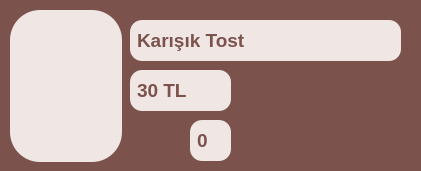
          <widget class="QGroupBox" name="gb_karisik_tost">
           <property name="minimumSize">
            <size>
             <width>421</width>
             <height>171</height>
            </size>
           </property>
           <property name="maximumSize">
            <size>
             <width>421</width>
             <height>171</height>
            </size>
           </property>
           <property name="styleSheet">
            <string notr="true">QGroupBox {
    background-color:  #7b524c;
    color: #7b524c;
    border-radius: 12px;
    font-size: 14pt;
    padding: 5px;
}</string>
           </property>
           <property name="title">
            <string>GroupBox</string>
           </property>
           <widget class="QLineEdit" name="le_urun_adi_adedi_karisik_market">
            <property name="enabled">
             <bool>false</bool>
            </property>
            <property name="geometry">
             <rect>
              <x>130</x>
              <y>20</y>
              <width>271</width>
              <height>41</height>
             </rect>
            </property>
            <property name="font">
             <font>
              <pointsize>14</pointsize>
              <weight>75</weight>
              <bold>true</bold>
             </font>
            </property>
            <property name="styleSheet">
             <string notr="true">QLineEdit {
    background-color: #f0e6e4;
    color: #7b524c;
    border-radius: 12px;
    font-size: 14pt;
    padding: 5px;
	bond;
}</string>
            </property>
            <property name="text">
             <string>Karışık Tost</string>
            </property>
           </widget>
           <widget class="QLineEdit" name="le_urun_fiyati_adedi_karisik_market">
            <property name="enabled">
             <bool>false</bool>
            </property>
            <property name="geometry">
             <rect>
              <x>130</x>
              <y>70</y>
              <width>101</width>
              <height>41</height>
             </rect>
            </property>
            <property name="font">
             <font>
              <pointsize>14</pointsize>
              <weight>75</weight>
              <bold>true</bold>
             </font>
            </property>
            <property name="styleSheet">
             <string notr="true">QLineEdit {
    background-color: #f0e6e4;
    color: #7b524c;
    border-radius: 12px;
    font-size: 14pt;
    padding: 5px;
	bond;
}</string>
            </property>
            <property name="text">
             <string>30 TL</string>
            </property>
           </widget>
           <widget class="QPushButton" name="btn_urun_adedi_eksiltme_karisik_tost_market">
            <property name="geometry">
             <rect>
              <x>130</x>
              <y>120</y>
              <width>51</width>
              <height>41</height>
             </rect>
            </property>
            <property name="styleSheet">
             <string notr="true">QPushButton {
    background-color: rgba(0, 0, 0, 0);
    border: none;
}</string>
            </property>
            <property name="text">
             <string/>
            </property>
            <property name="icon">
             <iconset>
              <normaloff>icon/minus.png</normaloff>icon/minus.png</iconset>
            </property>
            <property name="iconSize">
             <size>
              <width>40</width>
              <height>40</height>
             </size>
            </property>
           </widget>
           <widget class="QPushButton" name="btn_urun_adedi_arttirma_karisik_tost_market">
            <property name="geometry">
             <rect>
              <x>240</x>
              <y>120</y>
              <width>51</width>
              <height>41</height>
             </rect>
            </property>
            <property name="styleSheet">
             <string notr="true">QPushButton {
    background-color: rgba(0, 0, 0, 0);
    border: none;
}</string>
            </property>
            <property name="text">
             <string/>
            </property>
            <property name="icon">
             <iconset>
              <normaloff>icon/add.png</normaloff>icon/add.png</iconset>
            </property>
            <property name="iconSize">
             <size>
              <width>40</width>
              <height>40</height>
             </size>
            </property>
           </widget>
           <widget class="QLineEdit" name="le_urun_adedi_karisik_tost_market">
            <property name="enabled">
             <bool>false</bool>
            </property>
            <property name="geometry">
             <rect>
              <x>190</x>
              <y>120</y>
              <width>41</width>
              <height>41</height>
             </rect>
            </property>
            <property name="font">
             <font>
              <pointsize>14</pointsize>
              <weight>75</weight>
              <bold>true</bold>
             </font>
            </property>
            <property name="styleSheet">
             <string notr="true">QLineEdit {
    background-color: #f0e6e4;
    color: #7b524c;
    border-radius: 12px;
    font-size: 14pt;
    padding: 5px;
	bond;
}</string>
            </property>
            <property name="text">
             <string>0</string>
            </property>
           </widget>
           <widget class="QPushButton" name="btn_urun_arka_plani_karisik_tost_market">
            <property name="enabled">
             <bool>false</bool>
            </property>
            <property name="geometry">
             <rect>
              <x>10</x>
              <y>10</y>
              <width>112</width>
              <height>152</height>
             </rect>
            </property>
            <property name="minimumSize">
             <size>
              <width>0</width>
              <height>0</height>
             </size>
            </property>
            <property name="maximumSize">
             <size>
              <width>100000</width>
              <height>1000000</height>
             </size>
            </property>
            <property name="palette">
             <palette>
              <active>
               <colorrole role="WindowText">
                <brush brushstyle="SolidPattern">
                 <color alpha="255">
                  <red>252</red>
                  <green>237</green>
                  <blue>214</blue>
                 </color>
                </brush>
               </colorrole>
               <colorrole role="Button">
                <brush brushstyle="SolidPattern">
                 <color alpha="255">
                  <red>240</red>
                  <green>230</green>
                  <blue>228</blue>
                 </color>
                </brush>
               </colorrole>
               <colorrole role="Text">
                <brush brushstyle="SolidPattern">
                 <color alpha="255">
                  <red>252</red>
                  <green>237</green>
                  <blue>214</blue>
                 </color>
                </brush>
               </colorrole>
               <colorrole role="ButtonText">
                <brush brushstyle="SolidPattern">
                 <color alpha="255">
                  <red>252</red>
                  <green>237</green>
                  <blue>214</blue>
                 </color>
                </brush>
               </colorrole>
               <colorrole role="Base">
                <brush brushstyle="SolidPattern">
                 <color alpha="255">
                  <red>240</red>
                  <green>230</green>
                  <blue>228</blue>
                 </color>
                </brush>
               </colorrole>
               <colorrole role="Window">
                <brush brushstyle="SolidPattern">
                 <color alpha="255">
                  <red>240</red>
                  <green>230</green>
                  <blue>228</blue>
                 </color>
                </brush>
               </colorrole>
              </active>
              <inactive>
               <colorrole role="WindowText">
                <brush brushstyle="SolidPattern">
                 <color alpha="255">
                  <red>252</red>
                  <green>237</green>
                  <blue>214</blue>
                 </color>
                </brush>
               </colorrole>
               <colorrole role="Button">
                <brush brushstyle="SolidPattern">
                 <color alpha="255">
                  <red>240</red>
                  <green>230</green>
                  <blue>228</blue>
                 </color>
                </brush>
               </colorrole>
               <colorrole role="Text">
                <brush brushstyle="SolidPattern">
                 <color alpha="255">
                  <red>252</red>
                  <green>237</green>
                  <blue>214</blue>
                 </color>
                </brush>
               </colorrole>
               <colorrole role="ButtonText">
                <brush brushstyle="SolidPattern">
                 <color alpha="255">
                  <red>252</red>
                  <green>237</green>
                  <blue>214</blue>
                 </color>
                </brush>
               </colorrole>
               <colorrole role="Base">
                <brush brushstyle="SolidPattern">
                 <color alpha="255">
                  <red>240</red>
                  <green>230</green>
                  <blue>228</blue>
                 </color>
                </brush>
               </colorrole>
               <colorrole role="Window">
                <brush brushstyle="SolidPattern">
                 <color alpha="255">
                  <red>240</red>
                  <green>230</green>
                  <blue>228</blue>
                 </color>
                </brush>
               </colorrole>
              </inactive>
              <disabled>
               <colorrole role="WindowText">
                <brush brushstyle="SolidPattern">
                 <color alpha="255">
                  <red>252</red>
                  <green>237</green>
                  <blue>214</blue>
                 </color>
                </brush>
               </colorrole>
               <colorrole role="Button">
                <brush brushstyle="SolidPattern">
                 <color alpha="255">
                  <red>240</red>
                  <green>230</green>
                  <blue>228</blue>
                 </color>
                </brush>
               </colorrole>
               <colorrole role="Text">
                <brush brushstyle="SolidPattern">
                 <color alpha="255">
                  <red>252</red>
                  <green>237</green>
                  <blue>214</blue>
                 </color>
                </brush>
               </colorrole>
               <colorrole role="ButtonText">
                <brush brushstyle="SolidPattern">
                 <color alpha="255">
                  <red>252</red>
                  <green>237</green>
                  <blue>214</blue>
                 </color>
                </brush>
               </colorrole>
               <colorrole role="Base">
                <brush brushstyle="SolidPattern">
                 <color alpha="255">
                  <red>240</red>
                  <green>230</green>
                  <blue>228</blue>
                 </color>
                </brush>
               </colorrole>
               <colorrole role="Window">
                <brush brushstyle="SolidPattern">
                 <color alpha="255">
                  <red>240</red>
                  <green>230</green>
                  <blue>228</blue>
                 </color>
                </brush>
               </colorrole>
              </disabled>
             </palette>
            </property>
            <property name="font">
             <font>
              <family>Arial Black</family>
              <pointsize>16</pointsize>
              <weight>75</weight>
              <bold>true</bold>
             </font>
            </property>
            <property name="cursor">
             <cursorShape>ArrowCursor</cursorShape>
            </property>
            <property name="contextMenuPolicy">
             <enum>Qt::DefaultContextMenu</enum>
            </property>
            <property name="styleSheet">
             <string notr="true">QPushButton {
    background-color: #f0e6e4;
    border-radius: 30px;

}

</string>
            </property>
            <property name="text">
             <string/>
            </property>
           </widget>
           <widget class="QLabel" name="lb_urun_icon_karisik_tost_market">
            <property name="geometry">
             <rect>
              <x>15</x>
              <y>40</y>
              <width>101</width>
              <height>101</height>
             </rect>
            </property>
            <property name="styleSheet">
             <string notr="true">QLbel{
background-color: #f0e6e4;

}

</string>
            </property>
            <property name="text">
             <string/>
            </property>
            <property name="pixmap">
             <pixmap>icon/bacon_648561.png</pixmap>
            </property>
            <property name="scaledContents">
             <bool>true</bool>
            </property>
           </widget>
          </widget>
